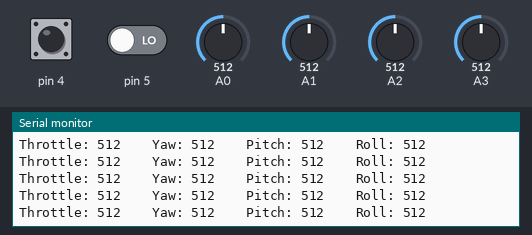
Bench run of a sketch on a simulated Arduino Uno, built with avr-gcc and run on an emulated ATmega328P. On the bench: the last lines printed to the serial monitor. The inputs (shaded band) are chosen by the test bench; at power-on: A0 = 512, A1 = 512, A2 = 512, pin 4 HIGH, pin 5 LOW, A3 = 512. No radio packets arrive unless stated.

Above: at 1.2 s.
1.3 s: A0 set to 105
At 1.34 s:
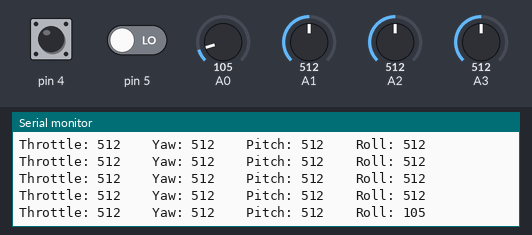
4.3 s: A0 set to 91
At 4.32 s:
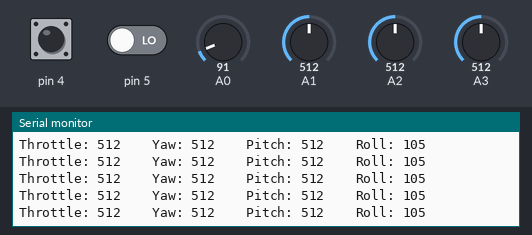
7.3 s: A1 set to 110
At 7.35 s:
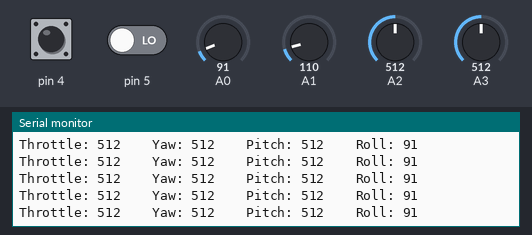
10.3 s: A1 set to 94
At 10.32 s:
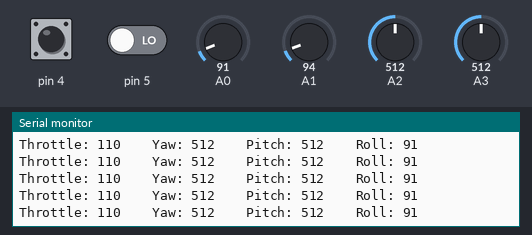
13.3 s: A2 set to 111
At 13.35 s:
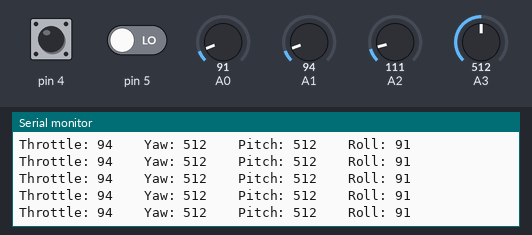
14.8 s: A2 set to 93
At 14.83 s:
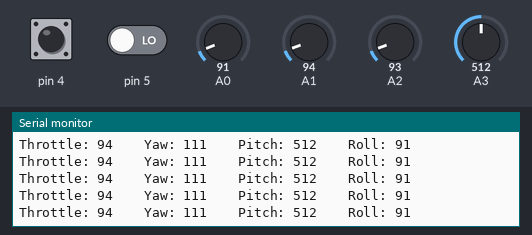
Timing chart, 0 to 17.8 s (numbered marks = the images above; inputs shaded):
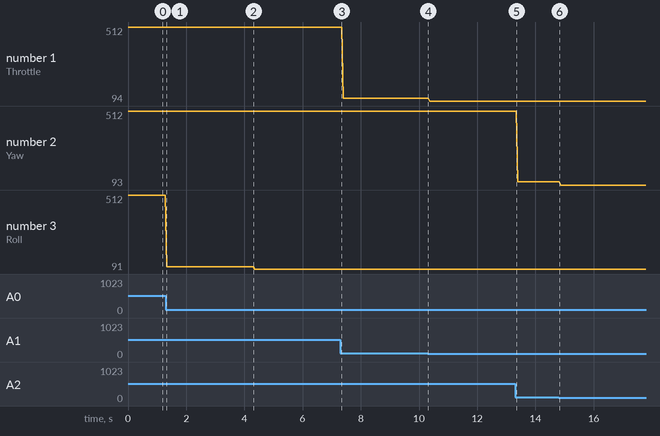

The sketch:

ELECTRONOOBS_Drone_transmitter_6CH.ino
```cpp
/*A basic 4 channel transmitter using the nRF24L01 module.*/
/* Like, share and subscribe, ELECTRONOOBS */
/* http://www.youtube/c/electronoobs */

/* First we include the libraries. Download it from
   my webpage if you donw have the NRF24 library */

#include <SPI.h>
#include <nRF24L01.h>
#include <RF24.h>

/*Create a unique pipe out. The receiver has to
  wear the same unique code*/

const uint64_t pipeOut = 0xE8E8F0F0E1LL; //IMPORTANT: The same as in the receiver

RF24 radio(9, 10); // select  CSN  pin

// The sizeof this struct should not exceed 32 bytes
// This gives us up to 32 8 bits channals
struct MyData {
  byte throttle;
  byte yaw;
  byte pitch;
  byte roll;
  byte AUX1;
  byte AUX2;
};

MyData data;

void resetData()
{
  //This are the start values of each channal
  // Throttle is 0 in order to stop the motors
  //127 is the middle value of the 10ADC.

  data.throttle = 0;
  data.yaw = 127;
  data.pitch = 127;
  data.roll = 127;
  data.AUX1 = 0;
  data.AUX2 = 0;
}

void setup()
{
  //Start everything up
  Serial.begin(9600);
  radio.begin();
  radio.setAutoAck(false);
  radio.setDataRate(RF24_250KBPS);
  radio.openWritingPipe(pipeOut);
  resetData();
}

/**************************************************/

// Returns a corrected value for a joystick position that takes into account
// the values of the outer extents and the middle of the joystick range.
int mapJoystickValues(int val, int lower, int middle, int upper, bool reverse)
{
  val = constrain(val, lower, upper);
  if ( val < middle )
    val = map(val, lower, middle, 0, 128);
  else
    val = map(val, middle, upper, 128, 255);
  return ( reverse ? val : 255 );
}

void loop()
{
  // The calibration numbers used here should be measured
  // for your joysticks till they send the correct values.
  data.throttle = mapJoystickValues( analogRead(A1), 0, 511, 1023, true );
  data.yaw      = mapJoystickValues( analogRead(A2), 0, 510, 1023, true );
  data.pitch    = mapJoystickValues( analogRead(A3), 0, 521, 1023, true );
  data.roll     = mapJoystickValues( analogRead(A0), 0, 510, 1023, true );
  data.AUX1     = digitalRead(4); //The 2 toggle switches
  data.AUX2     = digitalRead(5);

  radio.write(&data, sizeof(MyData));
  Serial.print("Throttle: "); Serial.print(analogRead(A1));  Serial.print("    ");
  Serial.print("Yaw: ");      Serial.print(analogRead(A2));  Serial.print("    ");
  Serial.print("Pitch: ");    Serial.print(analogRead(A3));  Serial.print("    ");
  Serial.print("Roll: ");     Serial.print(analogRead(A0));   Serial.print("\n");
}
```

Measured:
- after the input at 1.3 s, the serial monitor: prints a new line at once (image 1)
- plotted number 1: 512 → 110 after the input at 7.3 s, 110 → 94 after the input at 10.3 s
- plotted number 2: 512 → 111 after the input at 13.3 s, 111 → 93 after the input at 14.8 s
- plotted number 3: 512 → 105 after the input at 1.3 s, 105 → 91 after the input at 4.3 s
